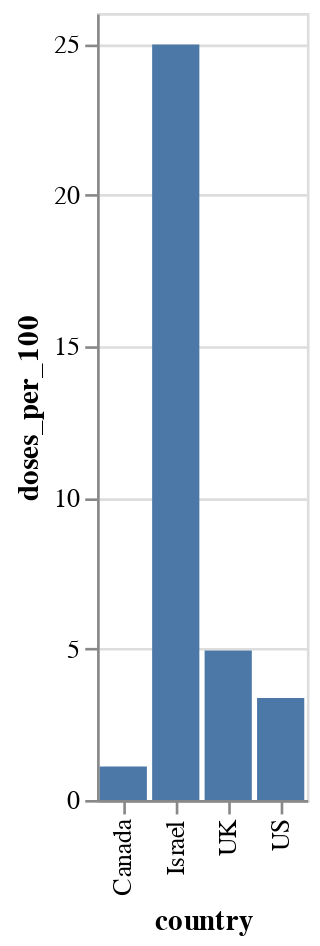

The cell this chart's notebook holds for it:
### Code cell
alt.Chart(vaccines).mark_bar().encode(
    x='country',
    y='doses_per_100'
)

### Figure 1 — Vega-Lite specification as saved in the notebook (floating-point values rounded to 4 significant figures)
{"config": {"view": {"continuousWidth": 400, "continuousHeight": 300}}, "data": {"name": "data-111025ded4a66a57c652369ef0b21b57"}, "mark": "bar", "encoding": {"x": {"type": "nominal", "field": "country"}, "y": {"type": "quantitative", "field": "doses_per_100"}}, "$schema": "https://vega.github.io/schema/vega-lite/v4.8.1.json", "datasets": {"data-111025ded4a66a57c652369ef0b21b57": [{"country": "Israel", "doses_per_100": 24.96}, {"country": "UK", "doses_per_100": 4.94}, {"country": "US", "doses_per_100": 3.37}, {"country": "Canada", "doses_per_100": 1.11}]}}
